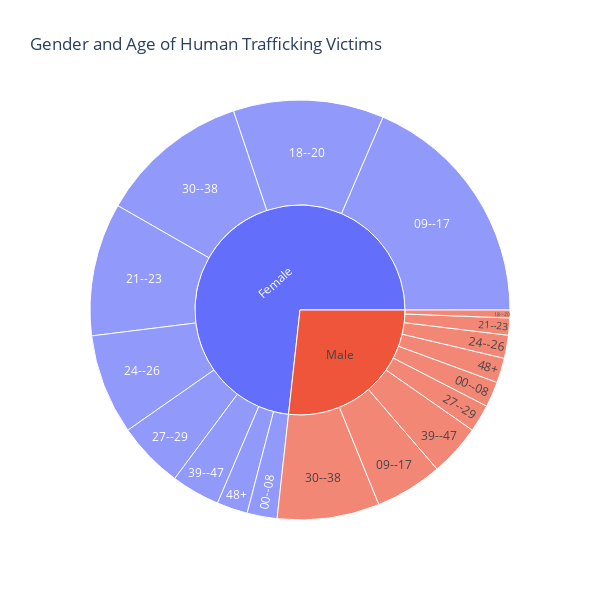

The cell this chart's notebook holds for it:
### Markdown cell above
### Victim Demographics breakdown

### Code cell
df['Victims'] = 1
fig = px.sunburst(df[df.ageBroad.notna()], path=['gender', 'ageBroad'], values='Victims', color='gender',
                  title='Gender and Age of Human Trafficking Victims')
fig.update_layout(width=600, height=600)
fig.show()

### Figure 1 — Plotly figure (JSON) as saved in the notebook; plotly's stock layout.template omitted (floating-point values rounded to 4 significant figures)
{"data": [{"branchvalues": "total", "customdata": [["Female"], ["Male"], ["Female"], ["Male"], ["Female"], ["Male"], ["Female"], ["Male"], ["Female"], ["Male"], ["Female"], ["Male"], ["Female"], ["Male"], ["Female"], ["Male"], ["Female"], ["Male"], ["Female"], ["Male"]], "domain": {"x": [0, 1], "y": [0, 1]}, "hovertemplate": "labels=%{label}<br>Victims=%{value}<br>parent=%{parent}<br>id=%{id}<br>gender=%{customdata[0]}<extra></extra>", "ids": ["Female/00--08", "Male/48+", "Female/48+", "Male/39--47", "Female/39--47", "Male/30--38", "Female/30--38", "Male/27--29", "Female/27--29", "Male/24--26", "Female/24--26", "Male/21--23", "Female/21--23", "Male/18--20", "Female/18--20", "Male/09--17", "Female/09--17", "Male/00--08", "Female", "Male"], "labels": ["00--08", "48+", "48+", "39--47", "39--47", "30--38", "30--38", "27--29", "27--29", "24--26", "24--26", "21--23", "21--23", "18--20", "18--20", "09--17", "09--17", "00--08", "Female", "Male"], "marker": {"colors": ["#636efa", "#EF553B", "#636efa", "#EF553B", "#636efa", "#EF553B", "#636efa", "#EF553B", "#636efa", "#EF553B", "#636efa", "#EF553B", "#636efa", "#EF553B", "#636efa", "#EF553B", "#636efa", "#EF553B", "#636efa", "#EF553B"]}, "name": "", "parents": ["Female", "Male", "Female", "Male", "Female", "Male", "Female", "Male", "Female", "Male", "Female", "Male", "Female", "Male", "Female", "Male", "Female", "Male", "", ""], "type": "sunburst", "values": [841, 695, 865, 1455, 1366, 2869, 4222, 772, 1869, 648, 2816, 479, 3734, 221, 4227, 1891, 6754, 715, 26694, 9745]}], "layout": {"height": 600, "legend": {"tracegroupgap": 0}, "title": {"text": "Gender and Age of Human Trafficking Victims"}, "width": 600}}
